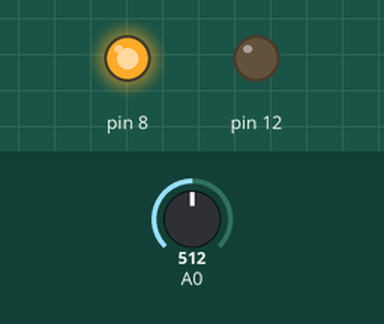
Bench run of a sketch on a simulated Arduino Uno, built with avr-gcc and run on an emulated ATmega328P. Parts: output pins drawn as LEDs (lit = HIGH). The test bench sets the inputs (shaded band); at power-on: A0 = 512. What the sketch prints to the serial monitor is not drawn.

Above: at 1.2 s.
1.3 s: A0 set to 259
4.2 s: A0 set to 233
At 7.0 s:
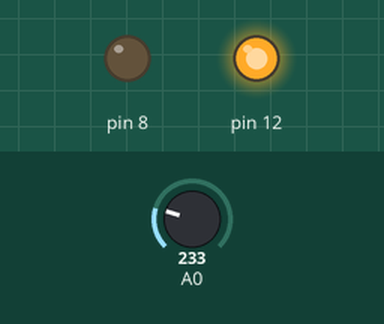
10.5 s: A0 set to 306
At 12.7 s:
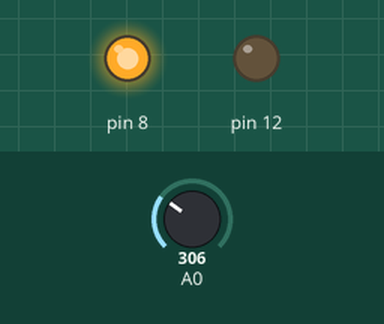
13.5 s: A0 set to 122
At 16.2 s:
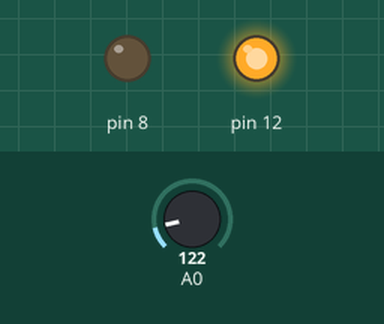
Timing chart, 0 to 17.5 s (numbered marks = the images above; inputs shaded):
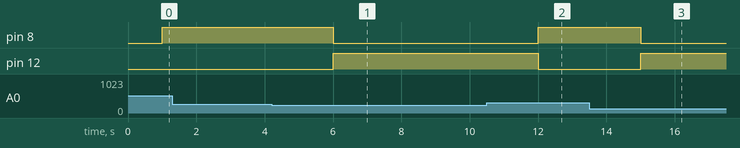

The sketch:

52_assignment_no_12_IOT_.ino
```cpp
// C++ code
//
// C++ code
//
// C++ code
int a=0;
float f=0;
float min=0;
float max=0;
void setup()
{
  pinMode(A0, INPUT);
  pinMode(8, OUTPUT);
  pinMode(12,OUTPUT);
  Serial.begin(9600);
  Serial.println("1.Temperature in Degree celcius");
  Serial.println("2.Temperature in Fahrenheit");
}

void loop()
{
    min=max=a;
   float op=analogRead(A0);
    float a=(((op*5)/1024)-0.5)/0.01;

    float f=(a*9/5)+32;
  int c;
     c=Serial.parseInt();

    if(a<min)
    {
      min=a;
    }
     if(a>max)
     {
       max=a;

     }

   // int c;
    // c=Serial.parseInt();
  if(a<70)
  {
    digitalWrite(12,HIGH);
    digitalWrite(8,LOW);
  }
  else
  {
    digitalWrite(8,HIGH);
    digitalWrite(12,LOW);

  }
      switch (c)
          {
            case 1:
            Serial.println("1.Temperature in Degree celcius is");
            Serial.println(a);
            Serial.println("The minimum temperature in degree celcius:");
            Serial.println(min);
            Serial.println("The maximum temperature in degree celcius:");
            Serial.println(max);
            break;

            case 2:
            Serial.println("2.Temperature in fahrenheit is:");
            Serial.println(f);
             break;
          exit(1);

          }

 }
```

Measured:
- the behaviour switches between 246 and 245 on A0 (found by bisection; images 0 and 1)
- after the input at 1.3 s, every drawn part: stays the same
- after the input at 4.2 s, pin 8: HIGH → LOW after 1.8 s; pin 12: LOW → HIGH after 1.8 s
- after the input at 10.5 s, pin 8: LOW → HIGH after 1.5 s; pin 12: HIGH → LOW after 1.5 s
- after the input at 13.5 s, pin 8: HIGH → LOW after 1.5 s; pin 12: LOW → HIGH after 1.5 s
